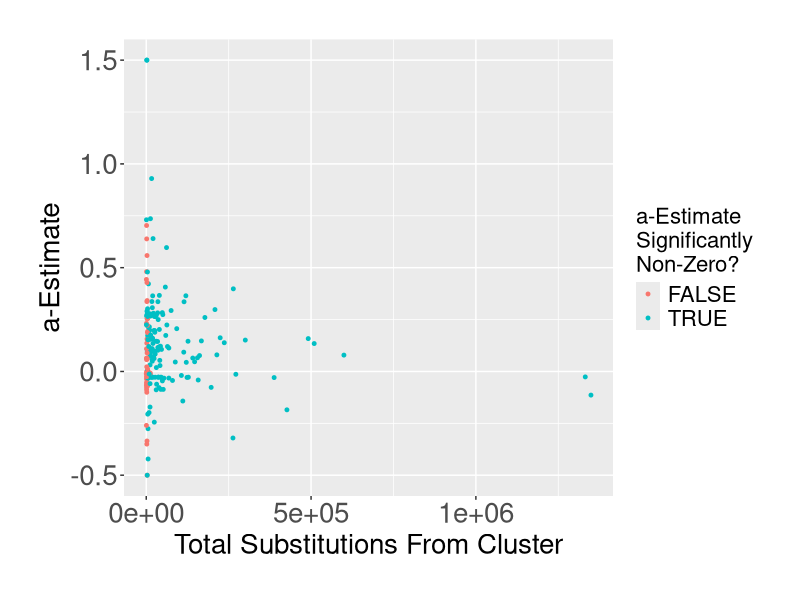
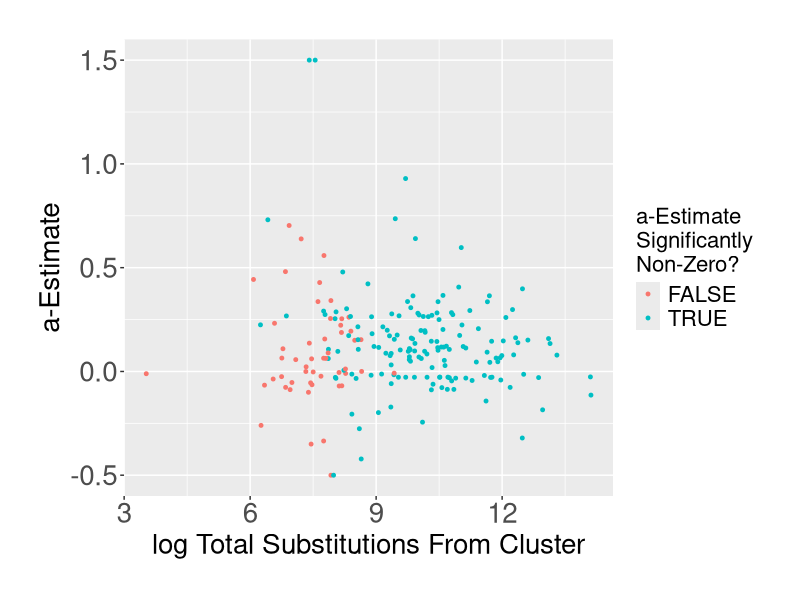
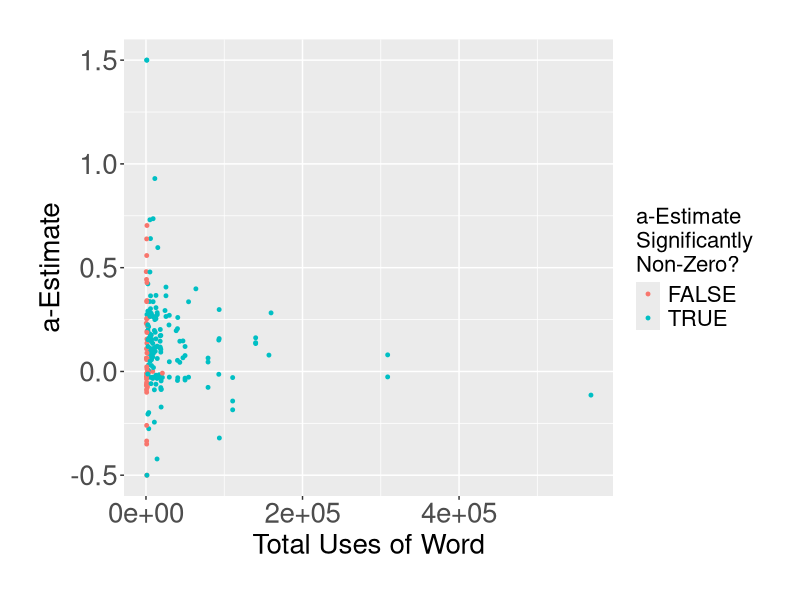
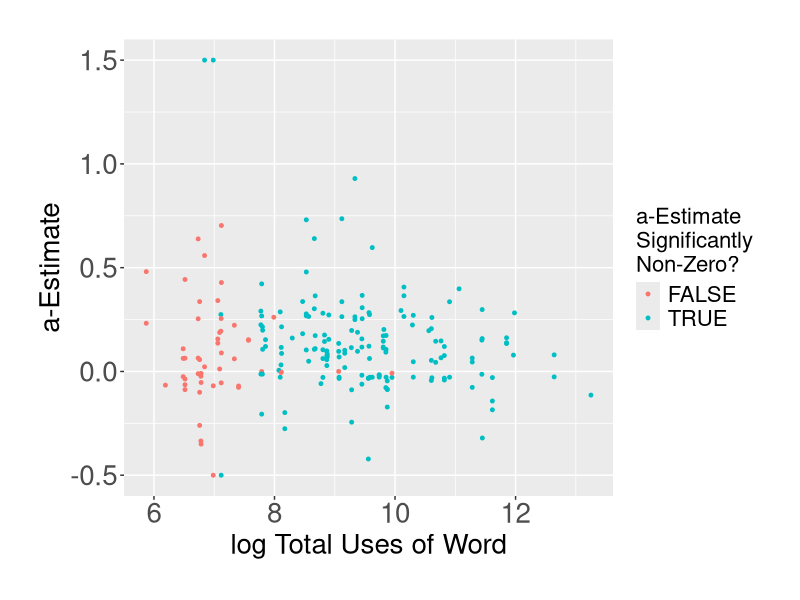
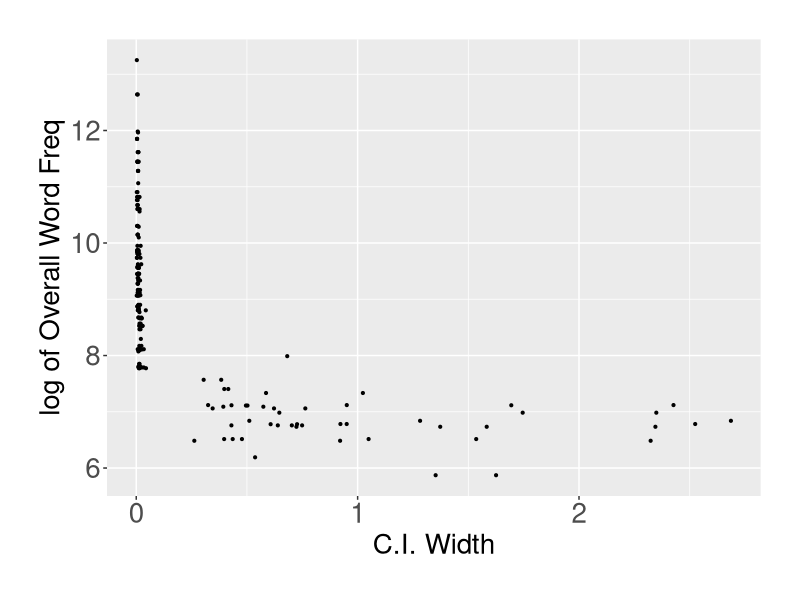
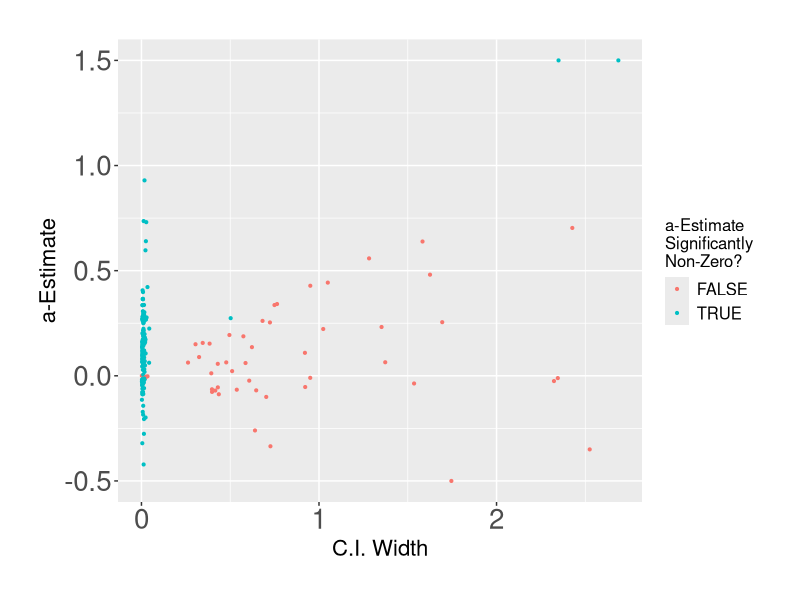
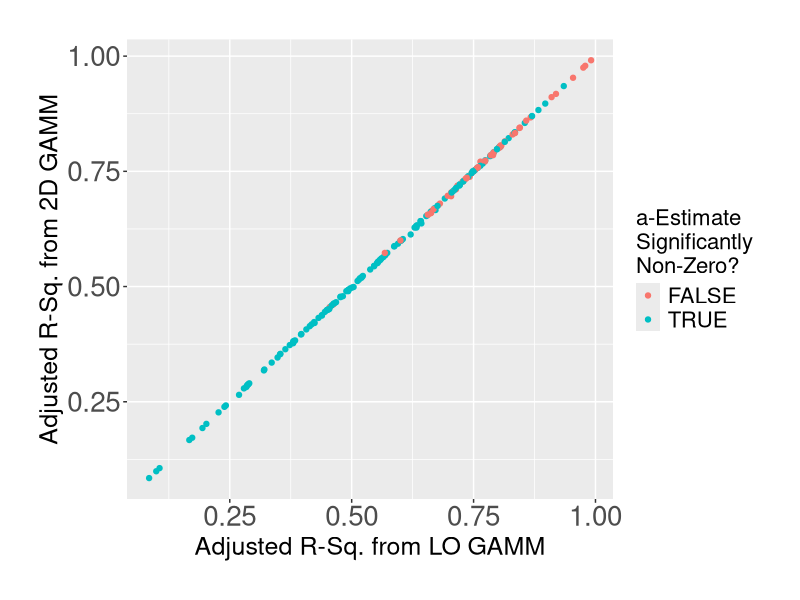
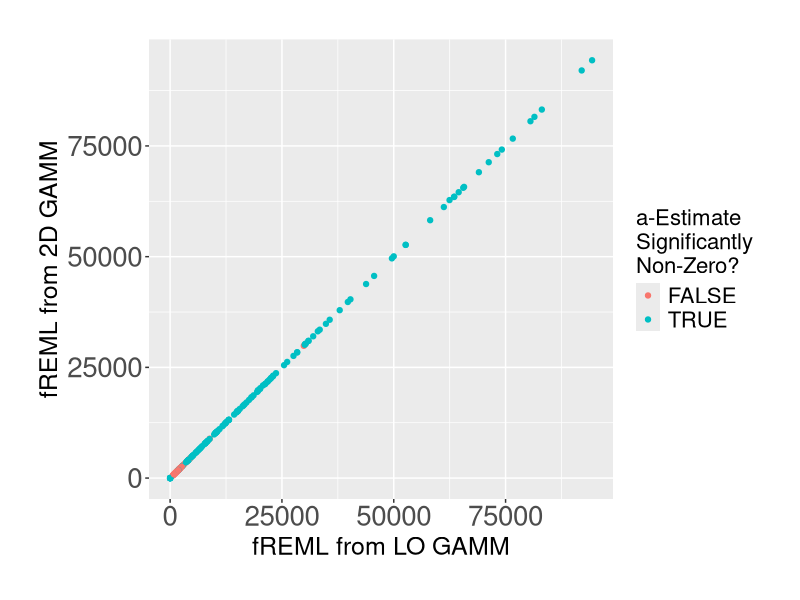

Source code (R) for these figures, in order:
library(tidyverse)
library(glue)

collated_results_plot_directory <- "./plots/collated_results_plots"
if (!dir.exists(collated_results_plot_directory)){
    dir.create(collated_results_plot_directory)}

collated_results <- read_csv("./collated_results.csv")

collated_results <- collated_results %>%
    mutate(log_overall_word_freq = log(overall_word_freq), log_cluster_substitution_total = log(cluster_substitution_total))

# a-estimates as function of total substitutions from the cluster (i.e. the raw prevalence of the cluster)
plot <- ggplot(collated_results, aes(x=cluster_substitution_total, y=a_estimate, colour=sig_non_zero)) +
    geom_point(size=1) + 
    theme(text=element_text(size=20), #change font size of all text
        axis.text=element_text(size=20), #change font size of axis text
        axis.title=element_text(size=20), #change font size of axis titles
        plot.title=element_text(size=20), #change font size of plot title
        legend.text=element_text(size=16), #change font size of legend text
        legend.title=element_text(size=16),
        plot.margin=margin(1,1,1,1, "cm")) + #change font size of legend title 
    labs(x="Total Substitutions From Cluster",
    y="a-Estimate",
    colour="a-Estimate\nSignificantly\nNon-Zero?")

ggsave(glue("{collated_results_plot_directory}/a_estim_sense_freq_scatter.png"), plot, width=12, height=6, dpi=300)

# a-estimates as function of total substitutions from the cluster (i.e. the raw prevalence of the cluster) (LOG)
plot <- ggplot(collated_results, aes(x=log_cluster_substitution_total, y=a_estimate, colour=sig_non_zero)) +
    geom_point(size=1) + 
    theme(text=element_text(size=20), #change font size of all text
        axis.text=element_text(size=20), #change font size of axis text
        axis.title=element_text(size=20), #change font size of axis titles
        plot.title=element_text(size=20), #change font size of plot title
        legend.text=element_text(size=16), #change font size of legend text
        legend.title=element_text(size=16),
        plot.margin=margin(1,1,1,1, "cm")) + #change font size of legend title 
    labs(x="log Total Substitutions From Cluster",
    y="a-Estimate",
    colour="a-Estimate\nSignificantly\nNon-Zero?")

ggsave(glue("{collated_results_plot_directory}/a_estim_log_sense_freq_scatter.png"), plot, width=12, height=6, dpi=300)

# a-estimates as function of total number of uses of word
plot <- ggplot(collated_results, aes(x=overall_word_freq, y=a_estimate, colour=sig_non_zero)) +
    geom_point(size=1) + 
    theme(text=element_text(size=20), #change font size of all text
        axis.text=element_text(size=20), #change font size of axis text
        axis.title=element_text(size=20), #change font size of axis titles
        plot.title=element_text(size=20), #change font size of plot title
        legend.text=element_text(size=16), #change font size of legend text
        legend.title=element_text(size=16),
        plot.margin=margin(1,1,1,1, "cm")) + #change font size of legend title 
    labs(x="Total Uses of Word",
    y="a-Estimate",
    colour="a-Estimate\nSignificantly\nNon-Zero?")

ggsave(glue("{collated_results_plot_directory}/a_estim_word_freq_scatter.png"), plot, width=12, height=6, dpi=300)


# a-estimates as function of total number of uses of word (LOG)
plot <- ggplot(collated_results, aes(x=log_overall_word_freq, y=a_estimate, colour=sig_non_zero)) +
    geom_point(size=1) + 
    theme(text=element_text(size=20), #change font size of all text
        axis.text=element_text(size=20), #change font size of axis text
        axis.title=element_text(size=20), #change font size of axis titles
        plot.title=element_text(size=20), #change font size of plot title
        legend.text=element_text(size=16), #change font size of legend text
        legend.title=element_text(size=16),
        plot.margin=margin(1,1,1,1, "cm")) + #change font size of legend title 
    labs(x="log Total Uses of Word",
    y="a-Estimate",
    colour="a-Estimate\nSignificantly\nNon-Zero?")

ggsave(glue("{collated_results_plot_directory}/a_estim_log_word_freq.png"), plot, width=12, height=6, dpi=300)


# C.I. width as function of overall word frequency (log)
plot <- ggplot(collated_results, aes(x=ci_width, y=log_overall_word_freq)) +
    geom_point(size=0.75) +
    theme(text=element_text(size=20), #change font size of all text
        axis.text=element_text(size=20), #change font size of axis text
        axis.title=element_text(size=20), #change font size of axis titles
        plot.title=element_text(size=20), #change font size of plot title
        legend.text=element_text(size=20), #change font size of legend text
        legend.title=element_text(size=20),
        plot.margin=margin(1,1,1,1, "cm")) + #change font size of legend title 
    labs(x="C.I. Width",
    y="log of Overall Word Freq") 

ggsave(glue("{collated_results_plot_directory}/ci_width_word_freq_scatter.png"), plot, width=12, height=6, dpi=300)

# C.I. width as function of estimated a-value
plot <- ggplot(collated_results, aes(x=ci_width, y=a_estimate, colour=sig_non_zero)) +
    geom_point(size=0.75) +
    theme(text=element_text(size=20), #change font size of all text
        axis.text=element_text(size=20), #change font size of axis text
        axis.title=element_text(size=16), #change font size of axis titles
        plot.title=element_text(size=20), #change font size of plot title
        legend.text=element_text(size=12), #change font size of legend text
        legend.title=element_text(size=12),
        plot.margin=margin(1,1,1,1, "cm")) + #change font size of legend title 
    labs(x="C.I. Width",
    y="a-Estimate",
    colour="a-Estimate\nSignificantly\nNon-Zero?") 

ggsave(glue("{collated_results_plot_directory}/ci_width_a_estimate.png"), plot, width=12, height=8, dpi=300)

# Correlations between LO and 2D GAMM fit metrics:
## Adj. R.Sq:
plot <- ggplot(collated_results, aes(x=r_sq_LO, y=r_sq_2D, colour=sig_non_zero)) +
    geom_point() + 
    theme(text=element_text(size=20), #change font size of all text
        axis.text=element_text(size=20), #change font size of axis text
        axis.title=element_text(size=18), #change font size of axis titles
        plot.title=element_text(size=20), #change font size of plot title
        legend.text=element_text(size=16), #change font size of legend text
        legend.title=element_text(size=16),
        plot.margin=margin(1,1,1,1, "cm")) + #change font size of legend title 
    labs(x="Adjusted R-Sq. from LO GAMM",
    y="Adjusted R-Sq. from 2D GAMM",
    colour="a-Estimate\nSignificantly\nNon-Zero?")

ggsave(glue("{collated_results_plot_directory}/LO_vs_2D_r_sq_scatter.png"), plot, width=8, height=6, dpi=300)

## fREML:
plot <- ggplot(collated_results, aes(x=freml_LO, y=freml_2D, colour=sig_non_zero)) +
    geom_point() + 
    theme(text=element_text(size=20), #change font size of all text
        axis.text=element_text(size=20), #change font size of axis text
        axis.title=element_text(size=18), #change font size of axis titles
        plot.title=element_text(size=20), #change font size of plot title
        legend.text=element_text(size=16), #change font size of legend text
        legend.title=element_text(size=16),
        plot.margin=margin(1,1,1,1, "cm")) + #change font size of legend title 
    labs(x="fREML from LO GAMM",
    y="fREML from 2D GAMM",
    colour="a-Estimate\nSignificantly\nNon-Zero?")

ggsave(glue("{collated_results_plot_directory}/LO_vs_2D_freml_scatter.png"), plot, width=8, height=6, dpi=300)

## Deviance Explained
plot <- ggplot(collated_results, aes(x=dev_exp_LO, y=dev_exp_2D, colour=sig_non_zero)) +
    geom_point() + 
    theme(text=element_text(size=20), #change font size of all text
        axis.text=element_text(size=20), #change font size of axis text
        axis.title=element_text(size=18), #change font size of axis titles
        plot.title=element_text(size=20), #change font size of plot title
        legend.text=element_text(size=16), #change font size of legend text
        legend.title=element_text(size=16),
        plot.margin=margin(1,1,1,1, "cm")) + #change font size of legend title 
    labs(x="Deviance Explained by LO GAMM",
    y="Deviance Explained by 2D GAMM",
    colour="a-Estimate\nSignificantly\nNon-Zero?") 

ggsave(glue("{collated_results_plot_directory}/LO_vs_2D_dev_exp_scatter.png"), plot, width=8, height=6, dpi=300)

# Histogram of a-estimates:
plot <- ggplot(collated_results, aes(x=a_estimate, fill=sig_non_zero)) + 
    geom_histogram(breaks=seq(-0.4, 1.6, 0.1)) + 
    theme(text=element_text(size=20), #change font size of all text
        axis.text=element_text(size=20), #change font size of axis text
        axis.title=element_text(size=20), #change font size of axis titles
        plot.title=element_text(size=20), #change font size of plot title
        legend.text=element_text(size=16), #change font size of legend text
        legend.title=element_text(size=16),
        plot.margin=margin(1,1,1,1, "cm")) + #change font size of legend title 
    labs(x="a-Estimate",
    fill="a-Estimate\nSignificantly\nNon-Zero?") 

ggsave(glue("{collated_results_plot_directory}/a_estimate_hist.png"), plot, width=8, height=6, dpi=300)

# Density plot of a-estimates:
plot <- ggplot(collated_results, aes(x=a_estimate)) + 
    geom_density() + 
    theme(text=element_text(size=20), #change font size of all text
        axis.text=element_text(size=20), #change font size of axis text
        axis.title=element_text(size=20), #change font size of axis titles
        plot.title=element_text(size=20), #change font size of plot title
        legend.text=element_text(size=16), #change font size of legend text
        legend.title=element_text(size=16),
        plot.margin=margin(1,1,1,1, "cm")) + #change font size of legend title 
    labs(x="Linear Offset Estimate") 

ggsave(glue("{collated_results_plot_directory}/a_estimate_density.png"), plot, width=8, height=6, dpi=300)

plot <- ggplot(collated_results, aes(x = a_estimate, colour = sig_non_zero)) + 
    geom_density(aes(y = after_stat(count)), position = "identity") + 
    theme(text = element_text(size = 20), 
          axis.text = element_text(size = 20), 
          axis.title = element_text(size = 20), 
          plot.title = element_text(size = 20), 
          legend.text = element_text(size = 16), 
          legend.title = element_text(size = 16), 
          plot.margin = margin(1, 1, 1, 1, "cm")) + 
          labs(x = "Linear Offset Estimate",
            y = "Count Density",
            colour = "Estimate\nSignificantly\nNon-Zero?")

ggsave(glue("{collated_results_plot_directory}/a_estimate_density_scaled.png"), plot, width=8, height=6, dpi=300)
